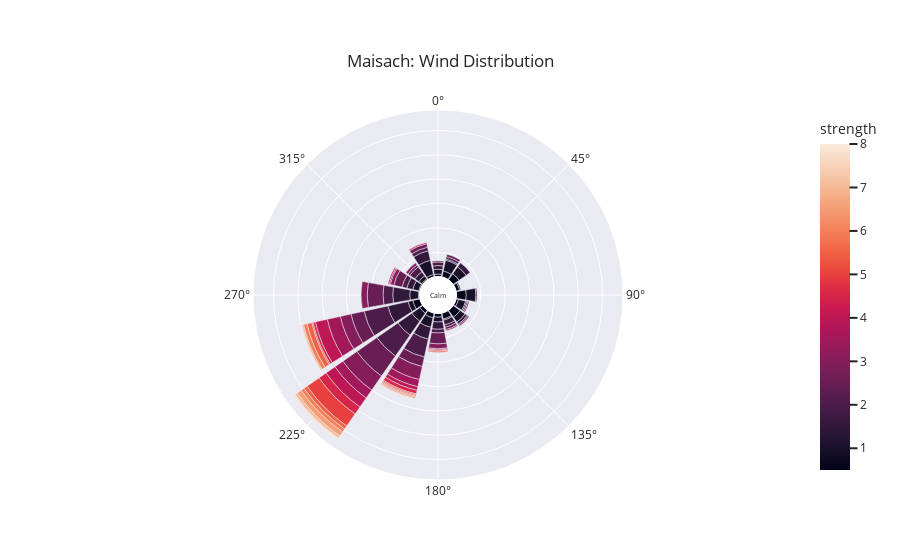

Notebook cell for this chart:
### Code cell
# Maisach
plot_wind_rose(df,1, 'Maisach')
# Rechts-der-Isar
plot_wind_rose(df,2, 'Rechts-der-Isar')
# Finsing
plot_wind_rose(df,3, 'Finsing')
# Großhadern
plot_wind_rose(df,4, 'Großhadern')
# Großhadern
plot_wind_rose(df,5, 'Pasing')
# plot wind at 3m pole inlet
plot_wind_rose(df,6, 'TUM')
# Feldkirchen
plot_wind_rose(df,7, 'Feldkirchen')
# Taufkirchen
plot_wind_rose(df,8, 'Taufkirchen')

### Figure 1 — Plotly figure (JSON) as saved in the notebook; plotly's stock layout.template omitted (floating-point values rounded to 4 significant figures)
{"data": [{"hovertemplate": "count=%{r}<br>cardinal_direction=%{theta}<br>strength=%{marker.color}<extra></extra>", "legendgroup": "", "marker": {"color": [0.5, 0.5, 0.5, 0.5, 0.5, 0.5, 0.5, 0.5, 0.5, 0.5, 0.5, 0.5, 0.5, 0.5, 0.5, 0.5, 1, 1, 1, 1, 1, 1, 1, 1, 1, 1, 1, 1, 1, 1, 1, 1, 1.5, 1.5, 1.5, 1.5, 1.5, 1.5, 1.5, 1.5, 1.5, 1.5, 1.5, 1.5, 1.5, 1.5, 2, 2, 2, 2, 2, 2, 2, 2, 2, 2, 2, 2, 2, 2, 2.5, 2.5, 2.5, 2.5, 2.5, 2.5, 2.5, 2.5, 2.5, 2.5, 2.5, 3, 3, 3, 3, 3, 3, 3, 3, 3, 3, 3.5, 3.5, 3.5, 3.5, 3.5, 4, 4, 4, 4, 4, 4.5, 4.5, 4.5, 5, 5, 5, 5, 5.5, 5.5, 5.5, 5.5, 6, 6, 6, 6.5, 6.5, 6.5, 7, 7.5, 7.5, 8], "coloraxis": "coloraxis", "pattern": {"shape": ""}}, "name": "", "r": [1, 3, 3, 6, 4, 1, 2, 3, 2, 6, 5, 2, 5, 7, 1, 8, 4, 3, 1, 5, 4, 8, 7, 8, 4, 12, 9, 7, 6, 1, 5, 8, 1, 1, 4, 2, 4, 5, 6, 4, 14, 17, 10, 14, 3, 8, 4, 5, 1, 2, 3, 15, 1, 21, 20, 8, 3, 2, 3, 1, 9, 1, 11, 3, 2, 2, 8, 7, 20, 13, 2, 1, 11, 9, 14, 5, 4, 1, 3, 2, 1, 6, 1, 8, 1, 11, 1, 3, 10, 9, 1, 2, 7, 3, 1, 1, 1, 12, 4, 1, 3, 1, 1, 3, 3, 1, 4, 1, 2, 1, 1, 1], "showlegend": false, "subplot": "polar", "theta": [315, 180, 67.5, 247.5, 202.5, 270, 0, 225, 337.5, 45, 22.5, 112.5, 157.5, 135, 292.5, 90, 180, 315, 67.5, 135, 247.5, 202.5, 270, 225, 0, 337.5, 22.5, 45, 112.5, 157.5, 292.5, 90, 112.5, 22.5, 45, 135, 157.5, 292.5, 180, 315, 270, 247.5, 202.5, 225, 0, 337.5, 292.5, 315, 90, 157.5, 0, 202.5, 135, 225, 247.5, 270, 337.5, 22.5, 180, 112.5, 180, 0, 247.5, 337.5, 315, 157.5, 202.5, 292.5, 225, 270, 22.5, 135, 202.5, 247.5, 225, 270, 180, 112.5, 292.5, 315, 157.5, 202.5, 292.5, 225, 180, 247.5, 292.5, 202.5, 247.5, 225, 337.5, 247.5, 225, 202.5, 180, 247.5, 202.5, 225, 247.5, 202.5, 225, 180, 202.5, 247.5, 225, 202.5, 225, 247.5, 225, 225, 247.5, 225], "type": "barpolar"}], "layout": {"annotations": [{"font": {"size": 7}, "showarrow": false, "text": "Calm", "x": 0.5, "y": 0.5}], "barmode": "relative", "coloraxis": {"colorbar": {"title": {"text": "strength"}}, "colorscale": [[0, "rgb(2,4,25)"], [0.0625, "rgb(24,15,41)"], [0.125, "rgb(47,23,57)"], [0.1875, "rgb(71,28,72)"], [0.25, "rgb(97,30,82)"], [0.3125, "rgb(123,30,89)"], [0.375, "rgb(150,27,91)"], [0.4375, "rgb(177,22,88)"], [0.5, "rgb(203,26,79)"], [0.5625, "rgb(223,47,67)"], [0.625, "rgb(236,76,61)"], [0.6875, "rgb(242,107,73)"], [0.75, "rgb(244,135,95)"], [0.8125, "rgb(245,162,122)"], [0.875, "rgb(246,188,153)"], [0.9375, "rgb(247,212,187)"], [1, "rgb(250,234,220)"]]}, "legend": {"font": {"size": 14}, "orientation": "h", "tracegroupgap": 0, "x": 0.5, "xanchor": "center", "y": -0.1, "yanchor": "middle"}, "margin": {"t": 110}, "polar": {"angularaxis": {"direction": "clockwise", "rotation": 90}, "domain": {"x": [0, 1], "y": [0, 1]}, "hole": 0.1, "radialaxis": {"linewidth": 0, "showticklabels": false, "ticks": ""}}, "title": {"text": "Maisach: Wind Distribution", "xanchor": "center", "yanchor": "top"}}}
